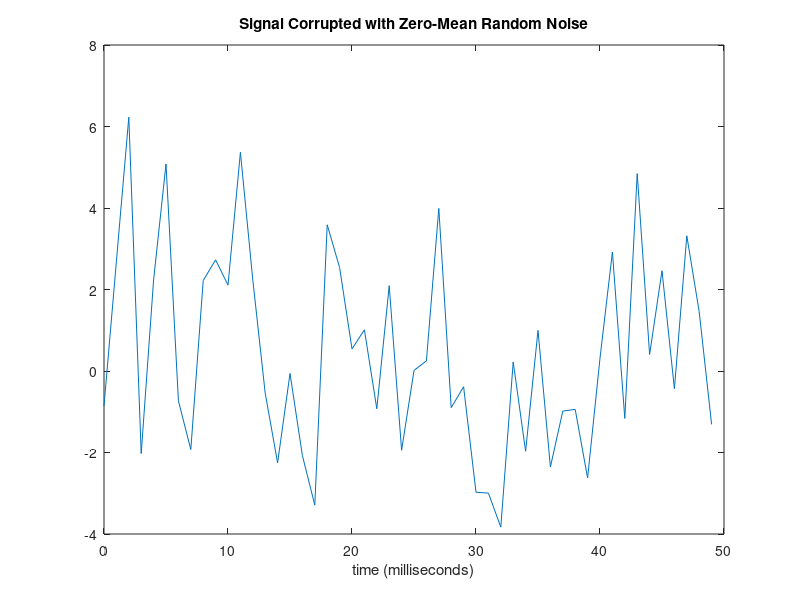
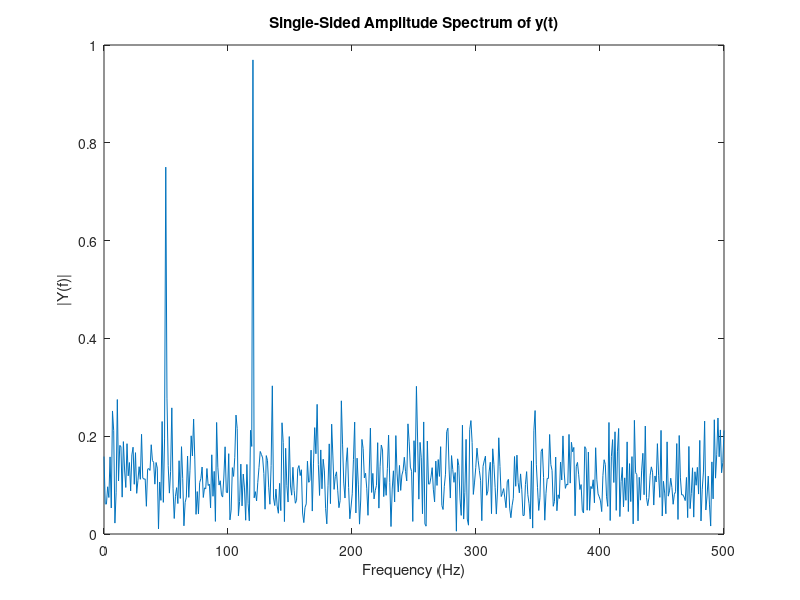

The MATLAB script that drew these images, in order:
Fs = 1000;                    % Sampling frequency
T = 1/Fs;                     % Sample time
L = 1000;                     % Length of signal
t = (0:L-1)*T;                % Time vector
% Sum of a 50 Hz sinusoid and a 120 Hz sinusoid
x = 0.7*sin(2*pi*50*t) + sin(2*pi*120*t); 
y = x + 2*randn(size(t));     % Sinusoids plus noise
figure(1)
plot(Fs*t(1:50),y(1:50))
title('Signal Corrupted with Zero-Mean Random Noise')
xlabel('time (milliseconds)')

NFFT = 2^nextpow2(L); % Next power of 2 from length of y
Y = fft(y,NFFT)/L;
f = Fs/2*linspace(0,1,NFFT/2+1);

% Plot single-sided amplitude spectrum.
figure(2)
plot(f,2*abs(Y(1:NFFT/2+1))) 
title('Single-Sided Amplitude Spectrum of y(t)')
xlabel('Frequency (Hz)')
ylabel('|Y(f)|')